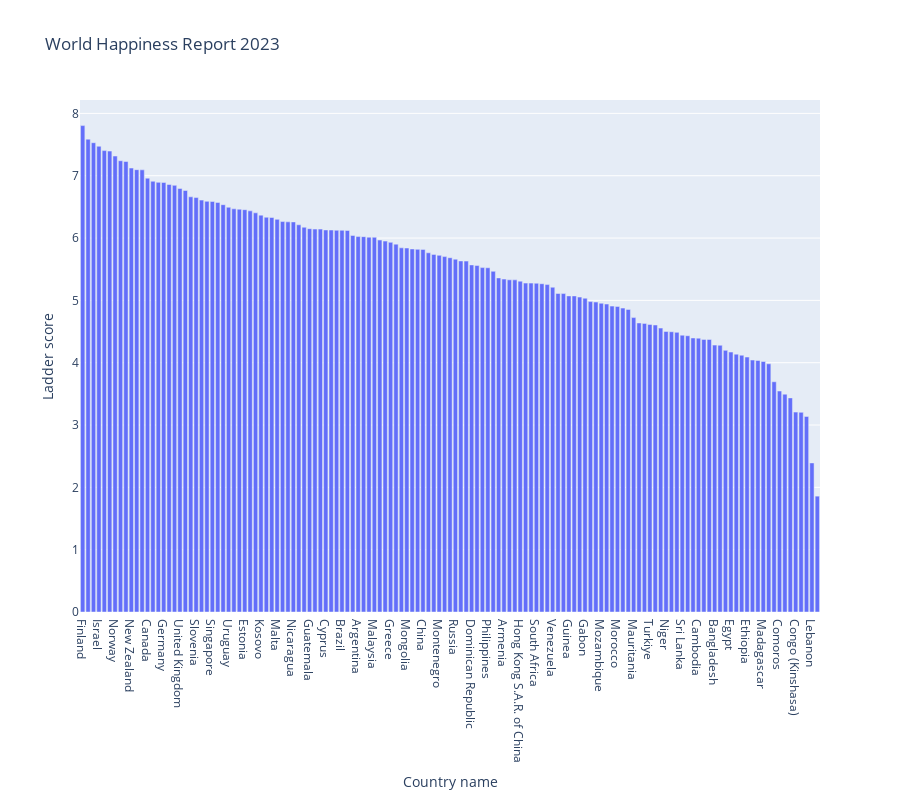

Write notebook code for a chart like this one.
### Markdown cell above
## Happiness Score by Country

Run the following code to generate a bar graph of the ladder (happiness) score for each country.

### Code cell
px.bar(data, x='Country name', y='Ladder score', title='World Happiness Report 2023', height=800)

### Figure 1 — Plotly figure (JSON) as saved in the notebook; plotly's stock layout.template omitted (floating-point values rounded to 4 significant figures; data arrays with more than 128 entries replaced by an {"elided": "..."} marker saying what was removed)
{"data": [{"alignmentgroup": "True", "hovertemplate": "Country name=%{x}<br>Ladder score=%{y}<extra></extra>", "legendgroup": "", "marker": {"color": "#636efa", "pattern": {"shape": ""}}, "name": "", "offsetgroup": "", "orientation": "v", "showlegend": false, "textposition": "auto", "type": "bar", "x": {"elided": "137 str values"}, "xaxis": "x", "y": {"elided": "137 float values"}, "yaxis": "y"}], "layout": {"barmode": "relative", "height": 800, "legend": {"tracegroupgap": 0}, "title": {"text": "World Happiness Report 2023"}, "xaxis": {"anchor": "y", "domain": [0, 1], "title": {"text": "Country name"}}, "yaxis": {"anchor": "x", "domain": [0, 1], "title": {"text": "Ladder score"}}}}
